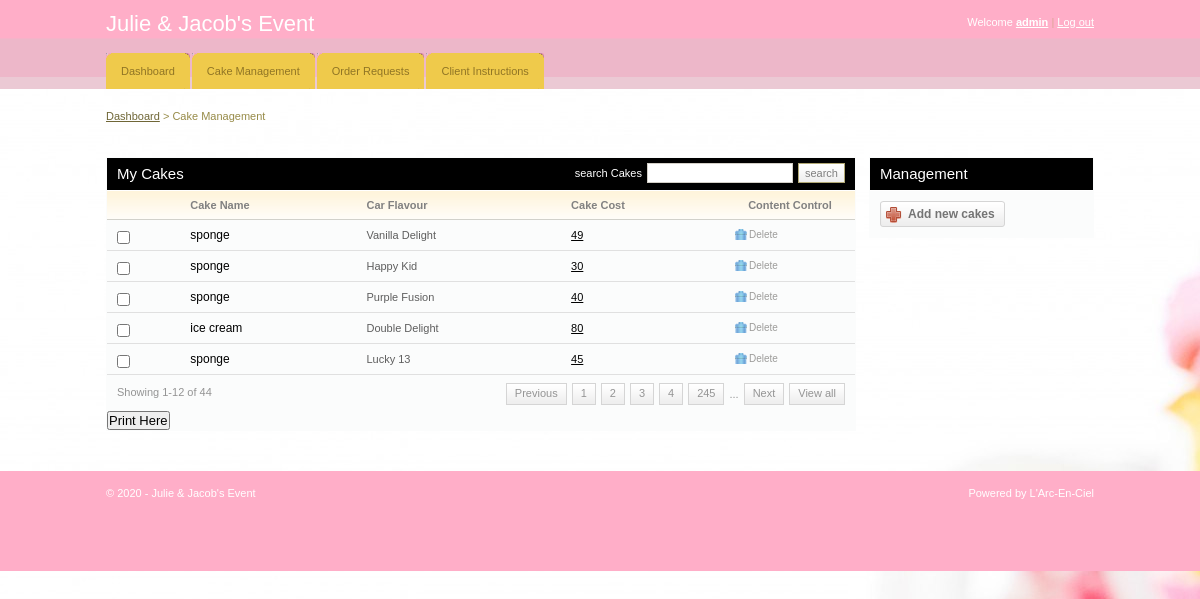
The page /admin/cake_management.php (signed in) on the database its author committed.
### tables this page shows
CREATE TABLE `cake` (
  `cake_id` int(11) NOT NULL,
  `cake_name` varchar(255) NOT NULL,
  `cake_type` enum('sponge','chesse','ice cream') DEFAULT NULL,
  `image` text NOT NULL,
  `cake_cost` int(11) NOT NULL,
  `cake_flavour` varchar(255) NOT NULL,
  `status` varchar(255) NOT NULL
);

### admin/cake_management.php (the view, shortened to what this page needs)
<!DOCTYPE html PUBLIC "-//W3C//DTD XHTML 1.0 Transitional//EN" "http://www.w3.org/TR/xhtml1/DTD/xhtml1-transitional.dtd">
<html xmlns="http://www.w3.org/1999/xhtml">
<head>
	<link rel="stylesheet" href="css/style.css" type="text/css" media="all" />
</head>
<body>
<div id="header">
	<div class="shell">
		<?php
			include 'menu.php';
		?>
		</div>
	</div>
<div id="container">
	<div class="shell">
		<div class="small-nav">
			<a href="index.php">Dashboard</a>
			<span>&gt;</span>
			Cake Management
		</div>
		<br />
		<div id="main">
			<div id="content">
				<div class="box">
					<div class="box-head">
						<h2 class="left">My Cakes</h2>
						<div class="right">
							<label>search Cakes</label>
							<input type="text" class="field small-field" />
							<input type="submit" class="button" value="search" />
						</div>
					</div>
					<div class="table">
						<table width="100%" border="0" cellspacing="0" cellpadding="0">
							<tr>
								<th></th>
								<th>Cake Name</th>
								<th>Car Flavour</th>
								<th>Cake Cost</th>
								<th width="110" class="ac">Content Control</th>
							</tr>
							<?php
								include '../includes/config.php';
								$select = "SELECT * FROM cake WHERE status = 'Available'";
								$result = $conn->query($select);
								while($row = $result->fetch_assoc()){
							?>
							<tr>
								<td><input type="checkbox" class="checkbox" /></td>
								<td><h3><a href="#"><?php echo $row['cake_type'] ?></a></h3></td>
								<td><?php echo $row['cake_name'] ?></td>
								<td><a href="#"><?php echo $row['cake_cost'] ?></a></td>
								<td><a href="javascript:sureToApprove(<?php echo $row['cake_id'];?>)" class="ico del">Delete</a></td>
							</tr>
							<?php
								}
							?>
						</table>
						<div class="pagging">
							<div class="left">Showing 1-12 of 44</div>
							<div class="right">
								<a href="#">Previous</a>
								<a href="#">1</a>
								<a href="#">2</a>
								<a href="#">3</a>
								<a href="#">4</a>
								<a href="#">245</a>
								<span>...</span>
								<a href="#">Next</a>
								<a href="#">View all</a>
							</div>
						</div>
					</div>
					<h2><input type="submit" onclick="window.print()" value="Print Here" /></h2>
				</div>
			</div>
			<div id="sidebar">
				<div class="box">
					<div class="box-head">
						<h2>Management</h2>
					</div>
					<div class="box-content">
						<a href="add_cake.php" class="add-button"><span>Add new cakes</span></a>
					</div>
				</div>
			</div>
		</div>
	</div>
</div>
<div id="footer">
	<div class="shell">
		<span class="left">&copy; 2020 - Julie & Jacob's Event</span>
		<span class="right">
			Powered by L'Arc-En-Ciel</a>
		</span>
	</div>
</div>
</body>
</html>

### admin/css/style.css (style rules this page uses)
* { padding:0; margin:0; outline:0; }
body { background:#a5a5a570; background-image: url("images/background.jpg"); font-family: Verdana, sans-serif; font-size:11px; line-height:14px; color:#5e5e5e; }
input, textarea, select { font-family: Verdana, sans-serif; font-size:13px; }
.field { border:solid 1px #d3cfc7; background:#fff; padding:5px; }
.small-field { border:solid 1px #d3cfc7; background:#fff; padding:3px 1px; font-size:11px; }
.checkbox { width:13px; height:13px; vertical-align:top; position:relative; top:2px; }
.button { background:#eee url(images/button.gif) repeat-x 0 0; border:solid 1px #b1a874; color:#7f7f7f; font-size:11px; padding:2px 6px 2px 6px; cursor:pointer; line-height:14px !important; }
a { color:#000000; text-decoration: underline; cursor:pointer; }
.left, .alignleft { float:left; display:inline; }
.right, .alignright { float:right; display:inline; }
.ac { text-align: center !important; }
h2 { font-size:15px; font-weight: normal; }
h3 { font-size:12px; line-height:14px; font-weight: normal; }
h3 a { text-decoration: none; }
.shell { width:988px; margin:0 auto; }
#header { height:89px; background:url(images/header.gif); white-space:nowrap; }
#container { padding:20px 0; }
.small-nav { color:#978b48; padding-bottom:20px; }
.small-nav a { color:#6f6636; }
#content { float:left; width:750px; }
#sidebar { float:right; width:225px; }
.table th { background:#fffdfa url(images/th.gif) repeat-x 0 0; color:#818181; text-align: left; padding:7px 10px; border-bottom:solid 1px #d2d1cb; }
.table td { background:#fbfcfc; border-bottom:solid 1px #e0e0e0; padding:8px 10px; }
.box { background:#fbfcfc; height:100%; padding:1px; margin-bottom:20px; }
.box-head { background:#000000; height:32px; color:#fff; padding: 0 10px; line-height:32px; white-space:nowrap; border-bottom:solid 1px #fff; }
.box-head .right { padding-top:5px; line-height:13px; }
.box-head .right label, .box-head .right input { float:left; }
.box-head .right label { padding:4px 0 0 0; }
.box-head .right input { margin-left:5px; }
.pagging { height:20px; padding:8px 10px; line-height:19px; color:#949494; }
.pagging a { background:url(images/pagging.gif) repeat-x 0 0; height:20px; float:left; padding:0 8px; border:solid 1px #d5d5d5; text-decoration: none; color:#949494; margin-left:5px; }
.pagging span { float:left; margin-left:5px; padding-top:2px; }
a.ico { color:#9d9c9a; font-size:10px; text-decoration: none; padding:0 0 0 14px; background-repeat:no-repeat; background-position:0 0; }
a.del { background-image:url(images/del.gif) }
.box-content { padding:10px; }
.add-button, .add-button span { float:left; height:26px; background:url(images/add-button.gif) no-repeat 0 0; padding:0 0 0 28px; }
.add-button span { background-position:right 0; padding:0 10px 0 0; }
.add-button { font-weight: bold; font-size:12px; color:#747474; text-decoration: none; line-height:26px; }
#footer { height:100px; background:url(images/footer.gif); line-height:44px; color:#fff; }

### rows shown on the page
cake: cake_type "sponge", cake_name "Vanilla Delight", cake_cost "49"
cake: cake_type "sponge", cake_name "Happy Kid", cake_cost "30"
cake: cake_type "sponge", cake_name "Purple Fusion", cake_cost "40"
cake: cake_type "ice cream", cake_name "Double Delight", cake_cost "80"
cake: cake_type "sponge", cake_name "Lucky 13", cake_cost "45"

### other values the page prints
$_SESSION['uname'] "admin"
